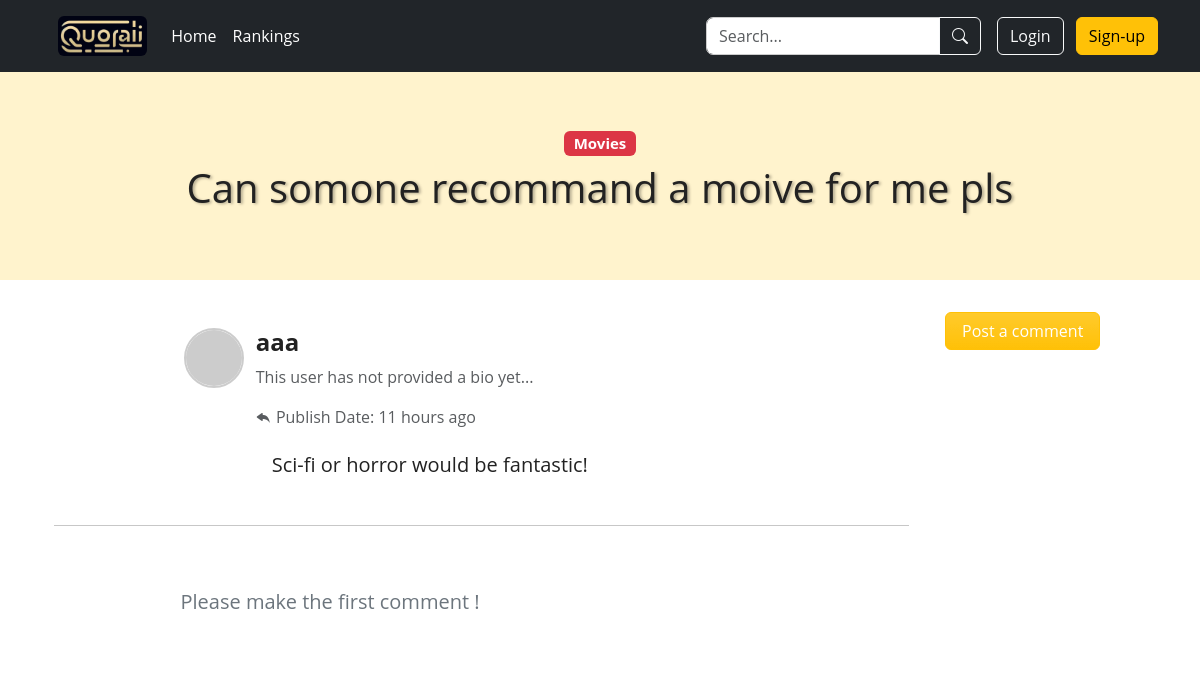
The app's page /post-details/4, older data.
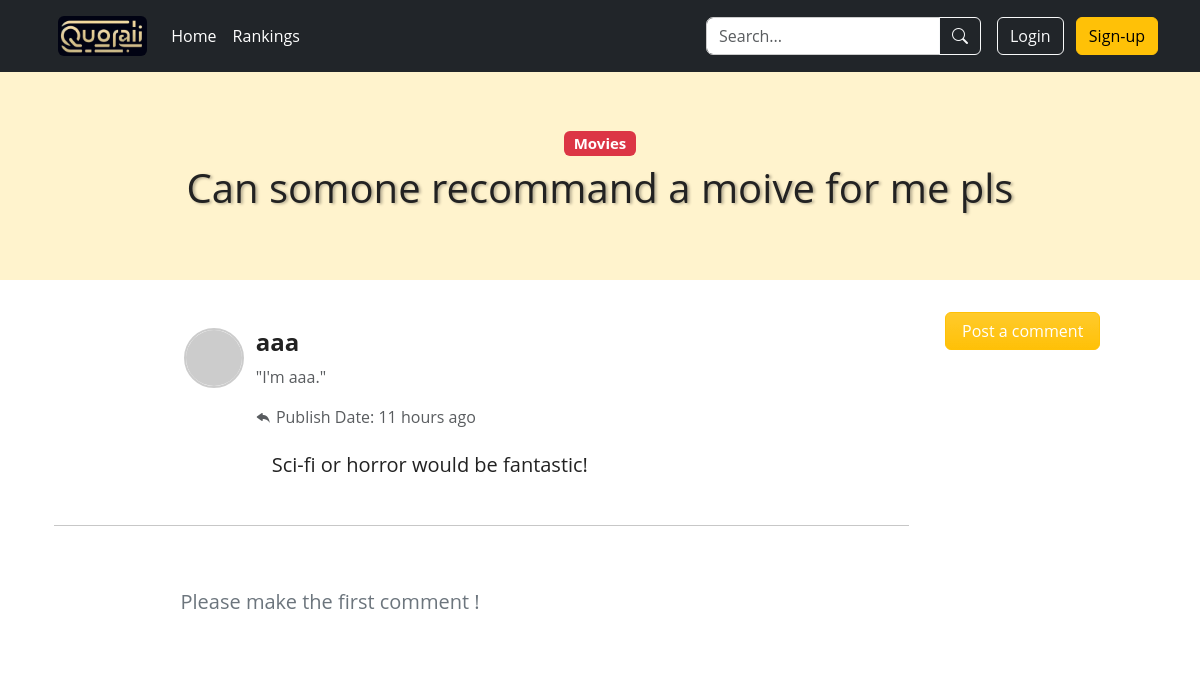
The same page, newer data.
### app/models.py (models this page shows, shortened)
class User(db.Model, UserMixin):
    id = db.Column(db.Integer, primary_key=True)
    username = db.Column(db.String(16), index=True, unique=True)
    email = db.Column(db.String(64), index=True, unique=True)
    password_hash = db.Column(db.String(256))
    credit = db.Column(db.Integer, default=0)
    bio = db.Column(db.String(1024))
    posts = db.relationship('Post', backref='author', lazy=True)
    comments = db.relationship('Comment', backref='author', lazy='dynamic')

### app/routes.py (the view, shortened to what this page needs)
@app.route('/post-details/<int:post_id>', methods=['GET', 'POST'])
def postDetails(post_id):
    if request.method == 'GET':
        post = Post.query.get_or_404(post_id)
        comments = Comment.query.filter_by(post_id=post_id).all()
        return render_template("post-details.html", title='Post details', post=post, comments=comments, user=current_user)

### app/templates/post-details.html (shortened to what the changed rows need)
{% extends "base.html" %}
{% block style %}
<link rel="stylesheet" href="{{ url_for('static', filename='css/post-details.css') }}">
{% endblock %}
{% block main %}
<div class="header">
    <h1 class="danger-text post-title">{{ post.title }}</h1>
</div>
<div class="container">
    <div class="row clearfix">
        <div class="col-md-9 column">
            <div class="row clearfix mt-5">
                    <div class="col-md-9">
                        <h4 class="--bs-danger-bg-subtle"><b> {{post.author.username}} </b> </h4>
                        {% if post.author.bio %}
                        <p class="text-muted">"{{ post.author.bio }}"</p>
                        {% else %}
                        <p class="text-muted">This user has not provided a bio yet...</p>
                        {% endif %}
                        <div class="text-muted">
                            <i class="bi bi-reply-fill"></i>
                            Publish Date: <span id="humanTimestamp_{{ post.id }}"></span></div>
                        <div class="author-content p-3  mt-2" style="max-width: 90%; overflow-y: auto;">
                            <h5>{{post.body}}</h5>
                        </div>
                    </div>
            </div>
        </div>
                    </div>
                </div>
        {% endblock %}

Row changes from the older to the newer data that the page shows:
changed User "aaa": bio empty → "I'm aaa." (drawn); author.bio (not shown) → "I'm aaa."
Text that changed along with them:
text no longer shown: "This user has not provided a bio yet..."
